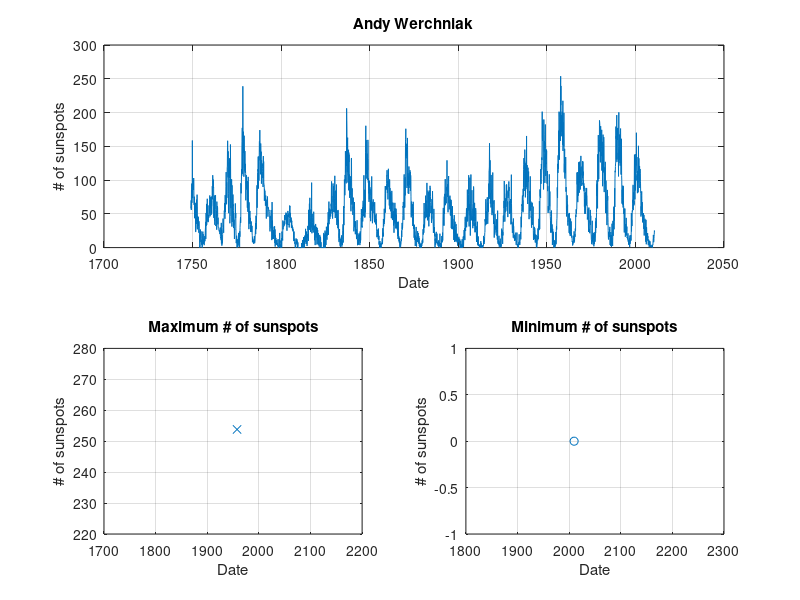

MATLAB code to generate this figure:
input=load('ssn.txt');
x=input(:,1);
y=input(:,2);

subplot(2,2, 1:2);
plot(x,y);
title('Andy Werchniak');
xlabel('Date');
ylabel('# of sunspots');
grid on;

max_x= (y == max(y)).*x;
min_x= (y == min(y)).*x;
maxx=max(max_x);
minx=max(min_x);

max_y=max(y);
min_y=min(y);

subplot(2,2,3);
plot(maxx, max_y, 'x');
grid on;
title('Maximum # of sunspots');
xlabel('Date');
ylabel('# of sunspots');

subplot(2,2,4);
plot(minx, min_y, 'o');
grid on;
title('Minimum # of sunspots');
xlabel('Date');
ylabel('# of sunspots');